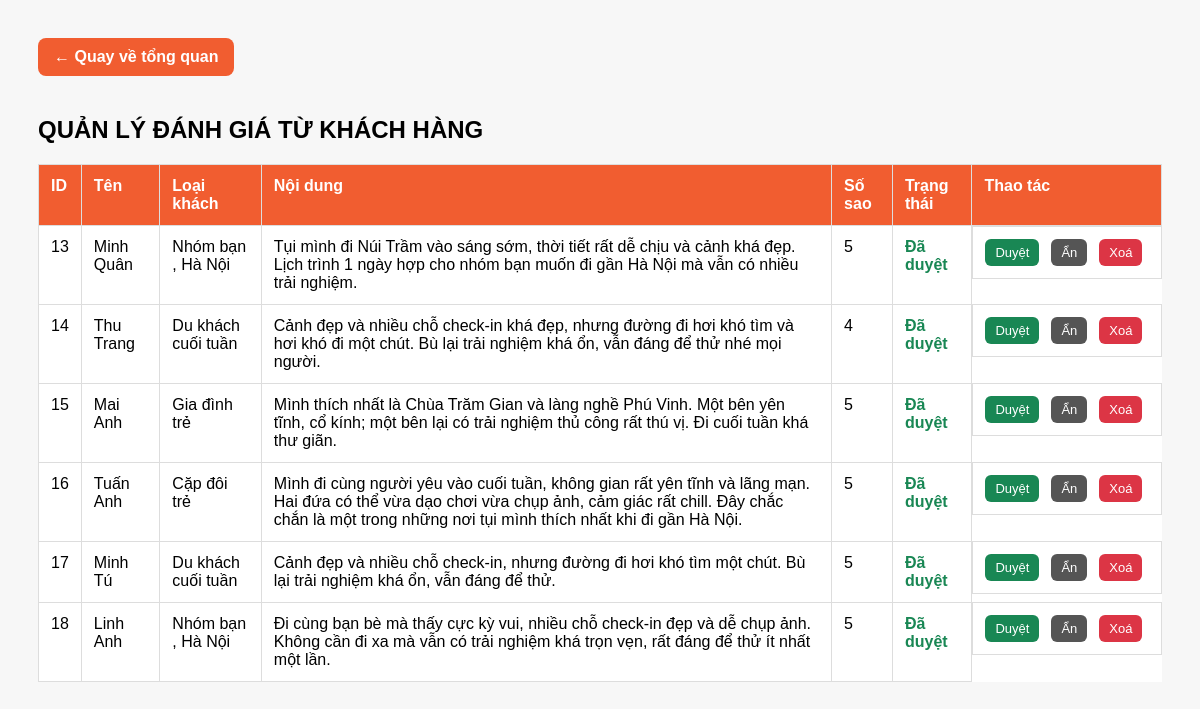
The page /admin/admin_reviews.php on the database its author committed.
### tables this page shows
CREATE TABLE `reviews` (
  `id` int(11) NOT NULL,
  `customer_name` varchar(255) NOT NULL,
  `customer_type` varchar(255) DEFAULT NULL,
  `content` text NOT NULL,
  `rating` int(11) DEFAULT 5,
  `avatar` varchar(255) DEFAULT NULL,
  `is_approved` tinyint(1) DEFAULT 0,
  `is_active` tinyint(1) DEFAULT 1,
  `created_at` timestamp NOT NULL DEFAULT current_timestamp()
);

### admin/admin_reviews.php (the view, shortened to what this page needs)
<a href="dashboard.php" class="back-btn">← Quay về tổng quan</a>
<?php
include '../includes/db.php';
$result = $conn->query("SELECT * FROM reviews ORDER BY id ASC");
?>
<!DOCTYPE html>
<html lang="vi">
<head>
</head>
<body>
  <h2>QUẢN LÝ ĐÁNH GIÁ TỪ KHÁCH HÀNG</h2>
  <table>
 <tr>
  <th>ID</th>
  <th>Tên</th>
  <th>Loại khách</th>
  <th>Nội dung</th>
  <th>Số sao</th>
  <th>Trạng thái</th>
  <th>Thao tác</th>
</tr>
    <?php while ($row = $result->fetch_assoc()): ?>
      <tr>
        <td><?php echo $row['id']; ?></td>
        <td><?php echo htmlspecialchars($row['customer_name']); ?></td>
        <td><?php echo htmlspecialchars($row['customer_type']); ?></td>
        <td><?php echo htmlspecialchars($row['content']); ?></td>
        <td><?php echo htmlspecialchars($row['rating']); ?></td>
<td>
  <?php if ($row['is_approved'] == 1) { ?>
    <span class="status-approved">Đã duyệt</span>
  <?php } else { ?>
    <span class="status-pending">Chưa duyệt</span>
  <?php } ?>
</td>
<td class="action-buttons">
  <a class="btn approve" href="?approve=<?php echo $row['id']; ?>">Duyệt</a>
  <a class="btn hide" href="?hide=<?php echo $row['id']; ?>">Ẩn</a>
  <a class="btn delete"
     href="delete_review.php?id=<?php echo $row['id']; ?>"
     onclick="return confirm('Bạn có chắc muốn xoá đánh giá này không?')">
     Xoá
  </a>
</td>
      </tr>
    <?php endwhile; ?>
  </table>
</body>
</html>

### admin/admin_reviews.php (style rules this page uses)
body { font-family: Arial, sans-serif; padding: 30px; background: #f7f7f7; }
h2 { margin-bottom: 20px; }
table { width: 100%; border-collapse: collapse; background: #fff; }
th, td { border: 1px solid #ddd; padding: 12px; text-align: left; vertical-align: top; }
th { background: #f15d30; color: #fff; }
a.btn { display: inline-block; padding: 6px 10px; text-decoration: none; border-radius: 6px; color: white; margin-right: 6px; }
.approve { background: green; }
.hide { background: #666; }
.back-btn { display: inline-block; margin-bottom: 20px; background: #f15d30; color: #fff; padding: 10px 16px; border-radius: 8px; text-decoration: none; font-weight: 600; }
.status-approved { color: #0a8f3c; font-weight: 700; }
.status-approved { color: #198754; font-weight: 700; }
.action-buttons { display: flex; gap: 6px; flex-wrap: nowrap; min-width: 160px; }
.action-buttons .btn { padding: 6px 10px; border-radius: 6px; color: #fff; text-decoration: none; font-size: 13px; white-space: nowrap; }
.approve { background: #198754; }
.hide { background: #555; }
.delete { background: #dc3545; }

### rows shown on the page
reviews: id "13", customer_name "Minh Quân", customer_type "Nhóm bạn , Hà Nội", content "Tụi mình đi Núi Trầm vào sáng sớm, thời tiết rất dễ chịu và cảnh khá đẹp. Lịch trình 1 ngày hợp cho nhóm bạn muốn đi gần Hà Nội mà vẫn có nhiều trải nghiệm.", rating "5", is_approved "Đã duyệt"
reviews: id "14", customer_name "Thu Trang", customer_type "Du khách cuối tuần", content "Cảnh đẹp và nhiều chỗ check-in khá đẹp, nhưng đường đi hơi khó tìm và hơi khó đi một chút. Bù lại trải nghiệm khá ổn, vẫn đáng để thử nhé mọi người.", rating "4", is_approved "Đã duyệt"
reviews: id "15", customer_name "Mai Anh", customer_type "Gia đình trẻ", content "Mình thích nhất là Chùa Trăm Gian và làng nghề Phú Vinh. Một bên yên tĩnh, cổ kính; một bên lại có trải nghiệm thủ công rất thú vị. Đi cuối tuần khá thư giãn.", rating "5", is_approved "Đã duyệt"
reviews: id "16", customer_name "Tuấn Anh", customer_type "Cặp đôi trẻ", content "Mình đi cùng người yêu vào cuối tuần, không gian rất yên tĩnh và lãng mạn. Hai đứa có thể vừa dạo chơi vừa chụp ảnh, cảm giác rất chill. Đây chắc chắn là một trong những nơi tụi mình thích nhất khi đi gần Hà Nội.", rating "5", is_approved "Đã duyệt"
reviews: id "17", customer_name "Minh Tú", customer_type "Du khách cuối tuần", content "Cảnh đẹp và nhiều chỗ check-in, nhưng đường đi hơi khó tìm một chút. Bù lại trải nghiệm khá ổn, vẫn đáng để thử.", rating "5", is_approved "Đã duyệt"
reviews: id "18", customer_name "Linh Anh", customer_type "Nhóm bạn , Hà Nội", content "Đi cùng bạn bè mà thấy cực kỳ vui, nhiều chỗ check-in đẹp và dễ chụp ảnh. Không cần đi xa mà vẫn có trải nghiệm khá trọn vẹn, rất đáng để thử ít nhất một lần.", rating "5", is_approved "Đã duyệt"
